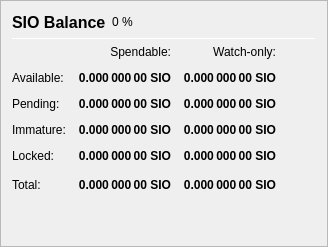
                   <widget class="QFrame" name="frame_Balances">
                    <property name="frameShape">
                     <enum>QFrame::StyledPanel</enum>
                    </property>
                    <property name="frameShadow">
                     <enum>QFrame::Raised</enum>
                    </property>
                    <layout class="QVBoxLayout" name="verticalLayout_4">
                     <item>
                      <layout class="QHBoxLayout" name="horizontalLayout_4">
                       <item>
                        <widget class="QLabel" name="label_5">
                         <property name="minimumSize">
                          <size>
                           <width>0</width>
                           <height>20</height>
                          </size>
                         </property>
                         <property name="font">
                          <font>
                           <pointsize>12</pointsize>
                           <weight>75</weight>
                           <bold>true</bold>
                          </font>
                         </property>
                         <property name="text">
                          <string>SIO Balance</string>
                         </property>
                        </widget>
                       </item>
                       <item>
                        <widget class="QLabel" name="labelSIOPercent">
                         <property name="text">
                          <string notr="true">0 %</string>
                         </property>
                        </widget>
                       </item>
                       <item>
                        <spacer name="horizontalSpacer_3">
                         <property name="orientation">
                          <enum>Qt::Horizontal</enum>
                         </property>
                         <property name="sizeHint" stdset="0">
                          <size>
                           <width>40</width>
                           <height>20</height>
                          </size>
                         </property>
                        </spacer>
                       </item>
                      </layout>
                     </item>
                     <item>
                      <widget class="Line" name="line_Balance">
                       <property name="minimumSize">
                        <size>
                         <width>0</width>
                         <height>1</height>
                        </size>
                       </property>
                       <property name="maximumSize">
                        <size>
                         <width>16777215</width>
                         <height>1</height>
                        </size>
                       </property>
                       <property name="orientation">
                        <enum>Qt::Horizontal</enum>
                       </property>
                      </widget>
                     </item>
                     <item>
                      <layout class="QGridLayout" name="gridLayout">
                       <property name="spacing">
                        <number>12</number>
                       </property>
                       <item row="0" column="1">
                        <widget class="QLabel" name="labelSpendable">
                         <property name="text">
                          <string>Spendable:</string>
                         </property>
                         <property name="alignment">
                          <set>Qt::AlignRight|Qt::AlignTrailing|Qt::AlignVCenter</set>
                         </property>
                        </widget>
                       </item>
                       <item row="0" column="2">
                        <widget class="QLabel" name="labelWatchonly">
                         <property name="text">
                          <string>Watch-only:</string>
                         </property>
                         <property name="alignment">
                          <set>Qt::AlignRight|Qt::AlignTrailing|Qt::AlignVCenter</set>
                         </property>
                        </widget>
                       </item>
                       <item row="1" column="0">
                        <widget class="QLabel" name="labelBalanceText">
                         <property name="text">
                          <string>Available:</string>
                         </property>
                        </widget>
                       </item>
                       <item row="1" column="1">
                        <widget class="QLabel" name="labelBalance">
                         <property name="font">
                          <font>
                           <weight>75</weight>
                           <bold>true</bold>
                          </font>
                         </property>
                         <property name="cursor">
                          <cursorShape>IBeamCursor</cursorShape>
                         </property>
                         <property name="toolTip">
                          <string>Your current spendable balance</string>
                         </property>
                         <property name="text">
                          <string notr="true">0.000 000 00 SIO</string>
                         </property>
                         <property name="alignment">
                          <set>Qt::AlignRight|Qt::AlignTrailing|Qt::AlignVCenter</set>
                         </property>
                         <property name="textInteractionFlags">
                          <set>Qt::LinksAccessibleByMouse|Qt::TextSelectableByKeyboard|Qt::TextSelectableByMouse</set>
                         </property>
                        </widget>
                       </item>
                       <item row="1" column="2">
                        <widget class="QLabel" name="labelWatchAvailable">
                         <property name="font">
                          <font>
                           <weight>75</weight>
                           <bold>true</bold>
                          </font>
                         </property>
                         <property name="cursor">
                          <cursorShape>IBeamCursor</cursorShape>
                         </property>
                         <property name="toolTip">
                          <string>Your current balance in watch-only addresses</string>
                         </property>
                         <property name="text">
                          <string notr="true">0.000 000 00 SIO</string>
                         </property>
                         <property name="alignment">
                          <set>Qt::AlignRight|Qt::AlignTrailing|Qt::AlignVCenter</set>
                         </property>
                         <property name="textInteractionFlags">
                          <set>Qt::LinksAccessibleByMouse|Qt::TextSelectableByKeyboard|Qt::TextSelectableByMouse</set>
                         </property>
                        </widget>
                       </item>
                       <item row="2" column="0">
                        <widget class="QLabel" name="labelPendingText">
                         <property name="text">
                          <string>Pending:</string>
                         </property>
                        </widget>
                       </item>
                       <item row="2" column="1">
                        <widget class="QLabel" name="labelUnconfirmed">
                         <property name="font">
                          <font>
                           <weight>75</weight>
                           <bold>true</bold>
                          </font>
                         </property>
                         <property name="cursor">
                          <cursorShape>IBeamCursor</cursorShape>
                         </property>
                         <property name="toolTip">
                          <string>Total of transactions that have yet to be confirmed, and do not yet count toward the spendable balance</string>
                         </property>
                         <property name="text">
                          <string notr="true">0.000 000 00 SIO</string>
                         </property>
                         <property name="alignment">
                          <set>Qt::AlignRight|Qt::AlignTrailing|Qt::AlignVCenter</set>
                         </property>
                         <property name="textInteractionFlags">
                          <set>Qt::LinksAccessibleByMouse|Qt::TextSelectableByKeyboard|Qt::TextSelectableByMouse</set>
                         </property>
                        </widget>
                       </item>
                       <item row="2" column="2">
                        <widget class="QLabel" name="labelWatchPending">
                         <property name="font">
                          <font>
                           <weight>75</weight>
                           <bold>true</bold>
                          </font>
                         </property>
                         <property name="cursor">
                          <cursorShape>IBeamCursor</cursorShape>
                         </property>
                         <property name="toolTip">
                          <string>Unconfirmed transactions to watch-only addresses</string>
                         </property>
                         <property name="text">
                          <string notr="true">0.000 000 00 SIO</string>
                         </property>
                         <property name="alignment">
                          <set>Qt::AlignRight|Qt::AlignTrailing|Qt::AlignVCenter</set>
                         </property>
                         <property name="textInteractionFlags">
                          <set>Qt::LinksAccessibleByMouse|Qt::TextSelectableByKeyboard|Qt::TextSelectableByMouse</set>
                         </property>
                        </widget>
                       </item>
                       <item row="3" column="0">
                        <widget class="QLabel" name="labelImmatureText">
                         <property name="text">
                          <string>Immature:</string>
                         </property>
                        </widget>
                       </item>
                       <item row="3" column="1">
                        <widget class="QLabel" name="labelImmature">
                         <property name="font">
                          <font>
                           <weight>75</weight>
                           <bold>true</bold>
                          </font>
                         </property>
                         <property name="cursor">
                          <cursorShape>IBeamCursor</cursorShape>
                         </property>
                         <property name="toolTip">
                          <string>Staked or masternode rewards that has not yet matured</string>
                         </property>
                         <property name="text">
                          <string notr="true">0.000 000 00 SIO</string>
                         </property>
                         <property name="alignment">
                          <set>Qt::AlignRight|Qt::AlignTrailing|Qt::AlignVCenter</set>
                         </property>
                         <property name="textInteractionFlags">
                          <set>Qt::LinksAccessibleByMouse|Qt::TextSelectableByKeyboard|Qt::TextSelectableByMouse</set>
                         </property>
                        </widget>
                       </item>
                       <item row="3" column="2">
                        <widget class="QLabel" name="labelWatchImmature">
                         <property name="font">
                          <font>
                           <weight>75</weight>
                           <bold>true</bold>
                          </font>
                         </property>
                         <property name="cursor">
                          <cursorShape>IBeamCursor</cursorShape>
                         </property>
                         <property name="toolTip">
                          <string>Staked or masternode rewards in watch-only addresses that has not yet matured</string>
                         </property>
                         <property name="text">
                          <string notr="true">0.000 000 00 SIO</string>
                         </property>
                         <property name="alignment">
                          <set>Qt::AlignRight|Qt::AlignTrailing|Qt::AlignVCenter</set>
                         </property>
                         <property name="textInteractionFlags">
                          <set>Qt::LinksAccessibleByMouse|Qt::TextSelectableByKeyboard|Qt::TextSelectableByMouse</set>
                         </property>
                        </widget>
                       </item>
                       <item row="4" column="0">
                        <widget class="QLabel" name="labelLockedBalanceText">
                         <property name="toolTip">
                          <string>Locked SIO or Masternode collaterals. These are excluded from zSIO minting.</string>
                         </property>
                         <property name="text">
                          <string>Locked:</string>
                         </property>
                        </widget>
                       </item>
                       <item row="4" column="1">
                        <widget class="QLabel" name="labelLockedBalance">
                         <property name="font">
                          <font>
                           <weight>75</weight>
                           <bold>true</bold>
                          </font>
                         </property>
                         <property name="cursor">
                          <cursorShape>IBeamCursor</cursorShape>
                         </property>
                         <property name="toolTip">
                          <string>Locked SIO or Masternode collaterals. These are excluded from zSIO minting.</string>
                         </property>
                         <property name="text">
                          <string notr="true">0.000 000 00 SIO</string>
                         </property>
                         <property name="alignment">
                          <set>Qt::AlignRight|Qt::AlignTrailing|Qt::AlignVCenter</set>
                         </property>
                         <property name="textInteractionFlags">
                          <set>Qt::LinksAccessibleByMouse|Qt::TextSelectableByKeyboard|Qt::TextSelectableByMouse</set>
                         </property>
                        </widget>
                       </item>
                       <item row="4" column="2">
                        <widget class="QLabel" name="labelWatchLocked">
                         <property name="font">
                          <font>
                           <weight>75</weight>
                           <bold>true</bold>
                          </font>
                         </property>
                         <property name="cursor">
                          <cursorShape>IBeamCursor</cursorShape>
                         </property>
                         <property name="toolTip">
                          <string>Current locked balance in watch-only addresses</string>
                         </property>
                         <property name="text">
                          <string notr="true">0.000 000 00 SIO</string>
                         </property>
                         <property name="alignment">
                          <set>Qt::AlignRight|Qt::AlignTrailing|Qt::AlignVCenter</set>
                         </property>
                         <property name="textInteractionFlags">
                          <set>Qt::LinksAccessibleByMouse|Qt::TextSelectableByKeyboard|Qt::TextSelectableByMouse</set>
                         </property>
                        </widget>
                       </item>
                       <item row="5" column="0">
                        <widget class="QLabel" name="labelTotalText">
                         <property name="toolTip">
                          <string>Your current Saiko balance, unconfirmed and immature transactions included</string>
                         </property>
                         <property name="text">
                          <string>Total:</string>
                         </property>
                        </widget>
                       </item>
                       <item row="5" column="1">
                        <widget class="QLabel" name="labelTotal">
                         <property name="font">
                          <font>
                           <weight>75</weight>
                           <bold>true</bold>
                          </font>
                         </property>
                         <property name="cursor">
                          <cursorShape>IBeamCursor</cursorShape>
                         </property>
                         <property name="toolTip">
                          <string>Your current Saiko balance, unconfirmed and immature transactions included</string>
                         </property>
                         <property name="text">
                          <string notr="true">0.000 000 00 SIO</string>
                         </property>
                         <property name="alignment">
                          <set>Qt::AlignRight|Qt::AlignTrailing|Qt::AlignVCenter</set>
                         </property>
                         <property name="textInteractionFlags">
                          <set>Qt::LinksAccessibleByMouse|Qt::TextSelectableByKeyboard|Qt::TextSelectableByMouse</set>
                         </property>
                        </widget>
                       </item>
                       <item row="5" column="2">
                        <widget class="QLabel" name="labelWatchTotal">
                         <property name="font">
                          <font>
                           <weight>75</weight>
                           <bold>true</bold>
                          </font>
                         </property>
                         <property name="cursor">
                          <cursorShape>IBeamCursor</cursorShape>
                         </property>
                         <property name="toolTip">
                          <string>Current total balance in watch-only addresses</string>
                         </property>
                         <property name="text">
                          <string notr="true">0.000 000 00 SIO</string>
                         </property>
                         <property name="alignment">
                          <set>Qt::AlignRight|Qt::AlignTrailing|Qt::AlignVCenter</set>
                         </property>
                         <property name="textInteractionFlags">
                          <set>Qt::LinksAccessibleByMouse|Qt::TextSelectableByKeyboard|Qt::TextSelectableByMouse</set>
                         </property>
                        </widget>
                       </item>
                       <item row="5" column="3">
                        <spacer name="horizontalSpacer_9">
                         <property name="orientation">
                          <enum>Qt::Horizontal</enum>
                         </property>
                         <property name="sizeHint" stdset="0">
                          <size>
                           <width>40</width>
                           <height>20</height>
                          </size>
                         </property>
                        </spacer>
                       </item>
                      </layout>
                     </item>
                     <item>
                      <spacer name="verticalSpacer_3">
                       <property name="orientation">
                        <enum>Qt::Vertical</enum>
                       </property>
                       <property name="sizeHint" stdset="0">
                        <size>
                         <width>20</width>
                         <height>40</height>
                        </size>
                       </property>
                      </spacer>
                     </item>
                    </layout>
                   </widget>
